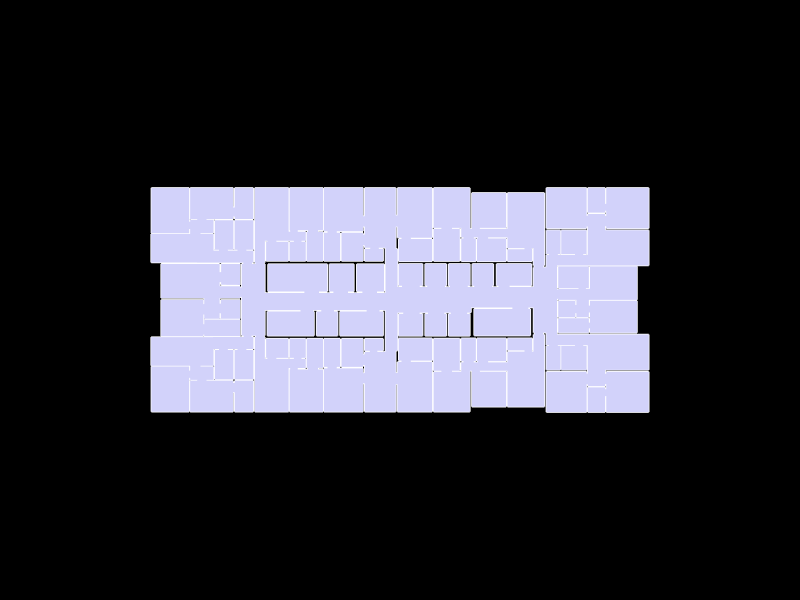

Source (notebook cell):
### Markdown cell above
## 8. Show the geometry

### Code cell
Topology.Show(gallery,
              camera=[0,0,6],
              faceColor=[210,210,250],
              faceOpacity=1,
              edgeColor="white",
              edgeWidth=3,
              showVertices=False,
              backgroundColor="black",
              width=800,
              height=600,
              renderer = renderer)

### Figure 1 — Plotly figure (JSON) as saved in the notebook; plotly's stock layout.template omitted (floating-point values rounded to 4 significant figures; data arrays with more than 128 entries replaced by an {"elided": "..."} marker saying what was removed)
{"data": [{"hoverinfo": "text", "legendgroup": "2", "legendrank": 2, "line": {"color": "white", "dash": "solid", "width": 3}, "marker": {"size": 0}, "mode": "lines", "name": "1: Untitled (Edges)", "showlegend": false, "text": "", "type": "scatter3d", "x": {"elided": "2238 float values"}, "y": {"elided": "2238 float values"}, "z": {"elided": "2238 int values"}}, {"cmax": 1, "cmin": 0, "color": "#D2D2FA", "colorscale": [[0, "#440154"], [0.1111, "#482878"], [0.2222, "#3e4989"], [0.3333, "#31688e"], [0.4444, "#26828e"], [0.5556, "#1f9e89"], [0.6667, "#35b779"], [0.7778, "#6ece58"], [0.8889, "#b5de2b"], [1, "#fde725"]], "flatshading": true, "hoverinfo": "text", "hovertext": "", "i": {"elided": "744 int values"}, "j": {"elided": "744 int values"}, "k": {"elided": "744 int values"}, "legendgroup": "3", "legendrank": 3, "lighting": {"facenormalsepsilon": 0}, "name": "1: Untitled (Faces)", "opacity": 1, "showlegend": false, "showscale": false, "text": "", "type": "mesh3d", "x": {"elided": "746 float values"}, "y": {"elided": "746 float values"}, "z": {"elided": "746 int values"}}], "layout": {"autosize": true, "height": 600, "margin": {"b": 40, "l": 40, "r": 40, "t": 40}, "paper_bgcolor": "#000000", "plot_bgcolor": "#000000", "scene": {"aspectmode": "data", "camera": {"center": {"x": 0, "y": 0, "z": 0}, "eye": {"x": 0, "y": 0, "z": 6}, "projection": {"type": "perspective"}, "up": {"x": 0, "y": 1, "z": 0}}, "xaxis": {"visible": false}, "yaxis": {"visible": false}, "zaxis": {"visible": false}}, "showlegend": true, "width": 800, "xaxis": {"showgrid": false, "visible": false, "zeroline": false}, "yaxis": {"showgrid": false, "visible": false, "zeroline": false}}}
